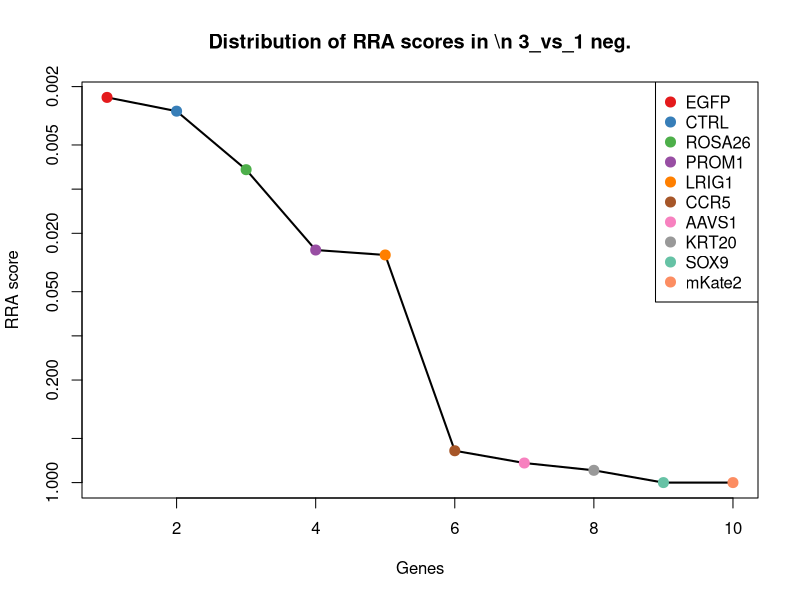
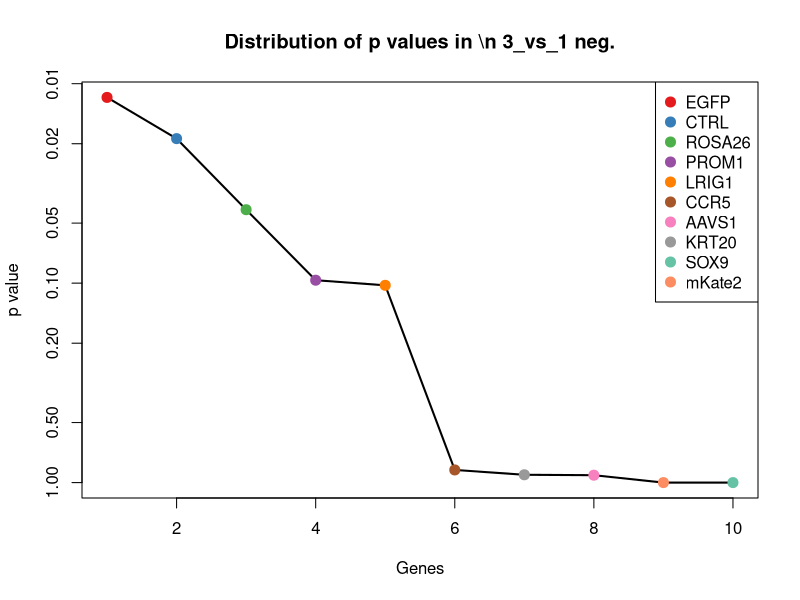
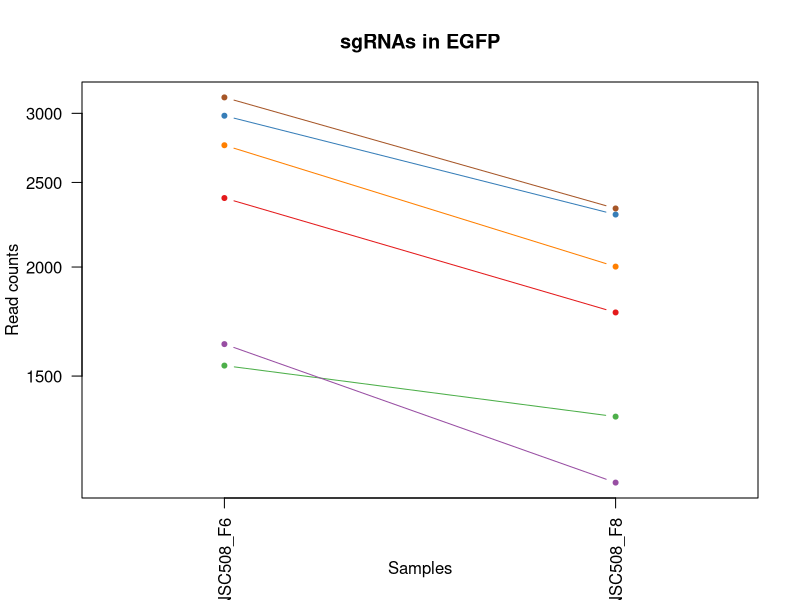
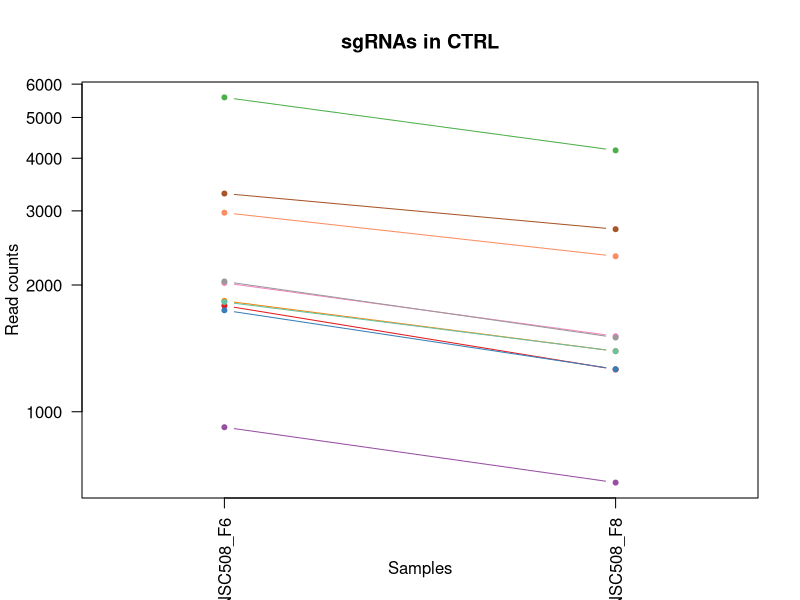
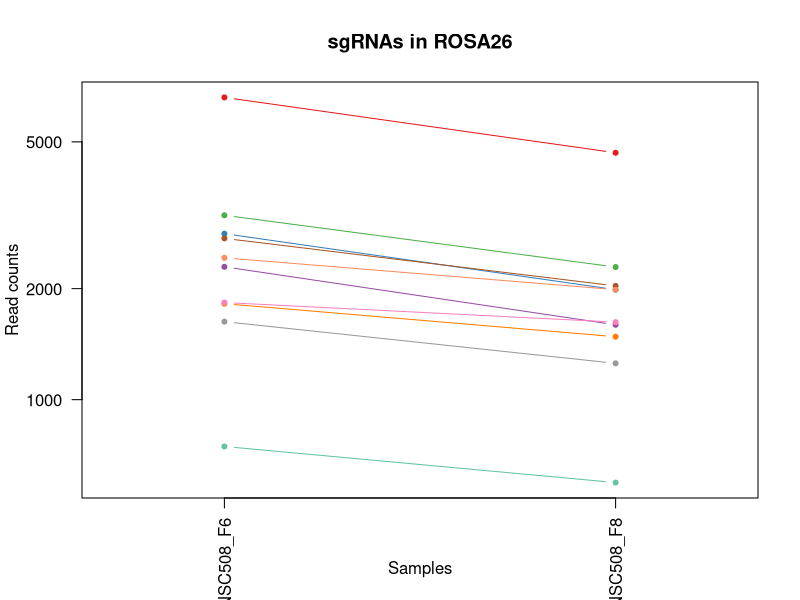
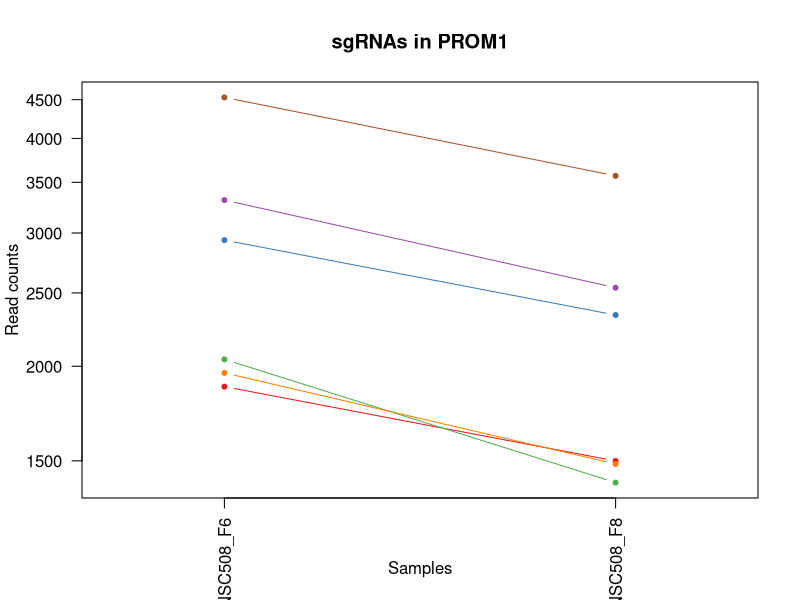
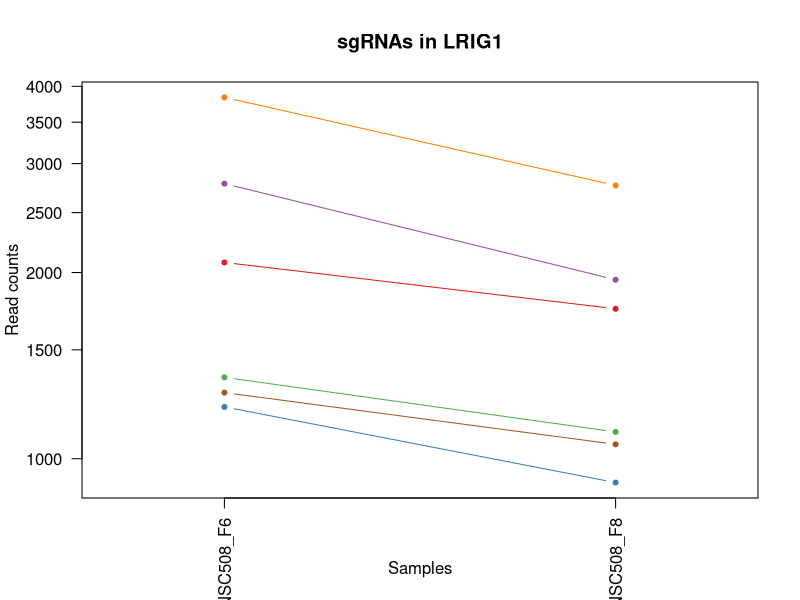
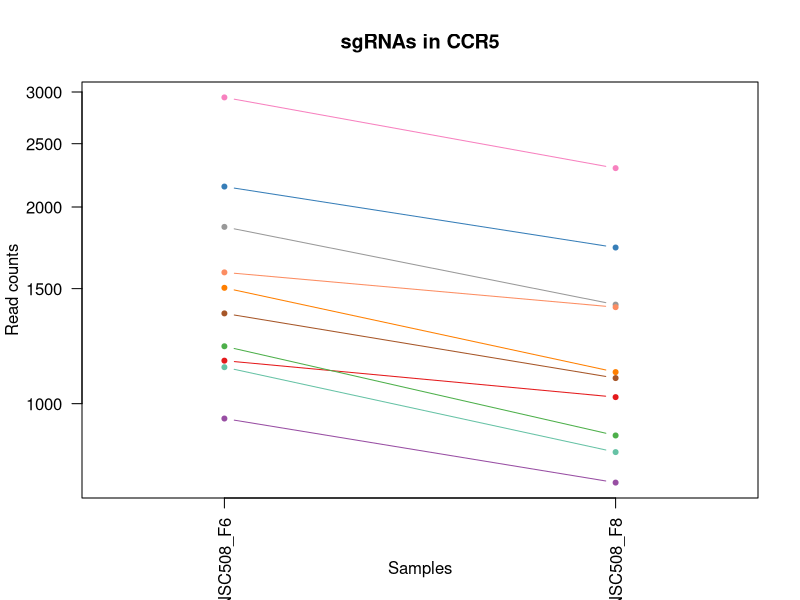

R code for these plots, in order: (Note: this script raises an error after producing the figures.)
pdf(file='S8B_c1_t3.pdf',width=4.5,height=4.5);
gstable=read.table('S8B_c1_t3.gene_summary.txt',header=T)
# 
#
# parameters
# Do not modify the variables beginning with "__"

# gstablename='__GENE_SUMMARY_FILE__'
startindex=3
# outputfile='__OUTPUT_FILE__'
targetgenelist=c("EGFP","CTRL","ROSA26","PROM1","LRIG1","CCR5","AAVS1","KRT20","SOX9","mKate2")
# samplelabel=sub('.\\w+.\\w+$','',colnames(gstable)[startindex]);
samplelabel='3_vs_1 neg.'


# You need to write some codes in front of this code:
# gstable=read.table(gstablename,header=T)
# pdf(file=outputfile,width=6,height=6)


# set up color using RColorBrewer
#library(RColorBrewer)
#colors <- brewer.pal(length(targetgenelist), "Set1")

colors=c( "#E41A1C", "#377EB8", "#4DAF4A", "#984EA3", "#FF7F00",  "#A65628", "#F781BF",
          "#999999", "#66C2A5", "#FC8D62", "#8DA0CB", "#E78AC3", "#A6D854", "#FFD92F", "#E5C494", "#B3B3B3", 
          "#8DD3C7", "#FFFFB3", "#BEBADA", "#FB8072", "#80B1D3", "#FDB462", "#B3DE69", "#FCCDE5",
          "#D9D9D9", "#BC80BD", "#CCEBC5", "#FFED6F")

######
# function definition

plotrankedvalues<-function(val, tglist, ...){
  
  plot(val,log='y',ylim=c(max(val),min(val)),type='l',lwd=2, ...)
  if(length(tglist)>0){
    for(i in 1:length(tglist)){
      targetgene=tglist[i];
      tx=which(names(val)==targetgene);ty=val[targetgene];
      points(tx,ty,col=colors[(i %% length(colors)) ],cex=2,pch=20)
      # text(tx+50,ty,targetgene,col=colors[i])
    }
    legend('topright',tglist,pch=20,pt.cex = 2,cex=1,col=colors)
  }
}



plotrandvalues<-function(val,targetgenelist, ...){
  # choose the one with the best distance distribution
  
  mindiffvalue=0;
  randval=val;
  for(i in 1:20){
    randval0=sample(val)
    vindex=sort(which(names(randval0) %in% targetgenelist))
    if(max(vindex)>0.9*length(val)){
      # print('pass...')
      next;
    }
    mindiffind=min(diff(vindex));
    if (mindiffind > mindiffvalue){
      mindiffvalue=mindiffind;
      randval=randval0;
      # print(paste('Diff: ',mindiffvalue))
    }
  }
  plot(randval,log='y',ylim=c(max(randval),min(randval)),pch=20,col='grey', ...)
  
  if(length(targetgenelist)>0){
    for(i in 1:length(targetgenelist)){
      targetgene=targetgenelist[i];
      tx=which(names(randval)==targetgene);ty=randval[targetgene];
      points(tx,ty,col=colors[(i %% length(colors)) ],cex=2,pch=20)
      text(tx+50,ty,targetgene,col=colors[i])
    }
  }
  
}




# set.seed(1235)



pvec=gstable[,startindex]
names(pvec)=gstable[,'id']
pvec=sort(pvec);

plotrankedvalues(pvec,targetgenelist,xlab='Genes',ylab='RRA score',main=paste('Distribution of RRA scores in \\n',samplelabel))

# plotrandvalues(pvec,targetgenelist,xlab='Genes',ylab='RRA score',main=paste('Distribution of RRA scores in \\n',samplelabel))


pvec=gstable[,startindex+1]
names(pvec)=gstable[,'id']
pvec=sort(pvec);

plotrankedvalues(pvec,targetgenelist,xlab='Genes',ylab='p value',main=paste('Distribution of p values in \\n',samplelabel))

# plotrandvalues(pvec,targetgenelist,xlab='Genes',ylab='p value',main=paste('Distribution of p values in \\n',samplelabel))



# you need to write after this code:
# dev.off()






# parameters
# Do not modify the variables beginning with "__"
targetmat=list(c(2398.1929030960996,1773.1510134170712),c(2980.003015681544,2295.9760430908846),c(1541.0872738238843,1346.8312123443066),c(1630.960380646026,1131.5503177727362),c(2756.7392976812757,2001.1578721997687),c(3127.584117410535,2333.0934387066727))
targetgene="EGFP"
collabel=c("S62_MNSC508_F6","S64_MNSC508_F8")

# set up color using RColorBrewer
#library(RColorBrewer)
#colors <- brewer.pal(length(targetgenelist), "Set1")

colors=c( "#E41A1C", "#377EB8", "#4DAF4A", "#984EA3", "#FF7F00",  "#A65628", "#F781BF",
          "#999999", "#66C2A5", "#FC8D62", "#8DA0CB", "#E78AC3", "#A6D854", "#FFD92F", "#E5C494", "#B3B3B3", 
          "#8DD3C7", "#FFFFB3", "#BEBADA", "#FB8072", "#80B1D3", "#FDB462", "#B3DE69", "#FCCDE5",
          "#D9D9D9", "#BC80BD", "#CCEBC5", "#FFED6F")


## code

targetmatvec=unlist(targetmat)+1
yrange=range(targetmatvec[targetmatvec>0]);
# yrange[1]=1; # set the minimum value to 1
for(i in 1:length(targetmat)){
  vali=targetmat[[i]]+1;
  if(i==1){
    plot(1:length(vali),vali,type='b',las=1,pch=20,main=paste('sgRNAs in',targetgene),ylab='Read counts',xlab='Samples',xlim=c(0.7,length(vali)+0.3),ylim = yrange,col=colors[(i %% length(colors))],xaxt='n',log='y')
    axis(1,at=1:length(vali),labels=(collabel),las=2)
    # lines(0:100,rep(1,101),col='black');
  }else{
    lines(1:length(vali),vali,type='b',pch=20,col=colors[(i %% length(colors))])
  }
}




# parameters
# Do not modify the variables beginning with "__"
targetmat=list(c(1785.1637112987535,1258.8099598840092),c(1740.7001742393782,1260.9309539191972),c(5578.754851896529,4175.17675826735),c(917.6517222892373,677.6575942425291),c(1832.4653464683017,1391.3720870832522),c(3296.9239713175175,2712.751371005304),c(2021.671887146495,1510.1477530537736),c(2037.7544431041415,1499.542782877834),c(1821.1129540276102,1391.3720870832522),c(2968.6506232408524,2339.4564208122365))
targetgene="CTRL"
collabel=c("S62_MNSC508_F6","S64_MNSC508_F8")

# set up color using RColorBrewer
#library(RColorBrewer)
#colors <- brewer.pal(length(targetgenelist), "Set1")

colors=c( "#E41A1C", "#377EB8", "#4DAF4A", "#984EA3", "#FF7F00",  "#A65628", "#F781BF",
          "#999999", "#66C2A5", "#FC8D62", "#8DA0CB", "#E78AC3", "#A6D854", "#FFD92F", "#E5C494", "#B3B3B3", 
          "#8DD3C7", "#FFFFB3", "#BEBADA", "#FB8072", "#80B1D3", "#FDB462", "#B3DE69", "#FCCDE5",
          "#D9D9D9", "#BC80BD", "#CCEBC5", "#FFED6F")


## code

targetmatvec=unlist(targetmat)+1
yrange=range(targetmatvec[targetmatvec>0]);
# yrange[1]=1; # set the minimum value to 1
for(i in 1:length(targetmat)){
  vali=targetmat[[i]]+1;
  if(i==1){
    plot(1:length(vali),vali,type='b',las=1,pch=20,main=paste('sgRNAs in',targetgene),ylab='Read counts',xlab='Samples',xlim=c(0.7,length(vali)+0.3),ylim = yrange,col=colors[(i %% length(colors))],xaxt='n',log='y')
    axis(1,at=1:length(vali),labels=(collabel),las=2)
    # lines(0:100,rep(1,101),col='black');
  }else{
    lines(1:length(vali),vali,type='b',pch=20,col=colors[(i %% length(colors))])
  }
}




# parameters
# Do not modify the variables beginning with "__"
targetmat=list(c(6597.632073448599,4669.368368466127),c(2817.2853906982978,1986.3109139534536),c(3160.6952620292186,2287.492066950133),c(2290.3451749095293,1594.9875144612888),c(1819.2208886208282,1480.4538365611431),c(2735.9265782066745,2032.972782727587),c(1832.4653464683017,1621.4999399011374),c(1626.2302171290712,1253.5074747960396),c(745.4737702720814,594.9388268702015),c(2422.7897533842647,1986.3109139534536))
targetgene="ROSA26"
collabel=c("S62_MNSC508_F6","S64_MNSC508_F8")

# set up color using RColorBrewer
#library(RColorBrewer)
#colors <- brewer.pal(length(targetgenelist), "Set1")

colors=c( "#E41A1C", "#377EB8", "#4DAF4A", "#984EA3", "#FF7F00",  "#A65628", "#F781BF",
          "#999999", "#66C2A5", "#FC8D62", "#8DA0CB", "#E78AC3", "#A6D854", "#FFD92F", "#E5C494", "#B3B3B3", 
          "#8DD3C7", "#FFFFB3", "#BEBADA", "#FB8072", "#80B1D3", "#FDB462", "#B3DE69", "#FCCDE5",
          "#D9D9D9", "#BC80BD", "#CCEBC5", "#FFED6F")


## code

targetmatvec=unlist(targetmat)+1
yrange=range(targetmatvec[targetmatvec>0]);
# yrange[1]=1; # set the minimum value to 1
for(i in 1:length(targetmat)){
  vali=targetmat[[i]]+1;
  if(i==1){
    plot(1:length(vali),vali,type='b',las=1,pch=20,main=paste('sgRNAs in',targetgene),ylab='Read counts',xlab='Samples',xlim=c(0.7,length(vali)+0.3),ylim = yrange,col=colors[(i %% length(colors))],xaxt='n',log='y')
    axis(1,at=1:length(vali),labels=(collabel),las=2)
    # lines(0:100,rep(1,101),col='black');
  }else{
    lines(1:length(vali),vali,type='b',pch=20,col=colors[(i %% length(colors))])
  }
}




# parameters
# Do not modify the variables beginning with "__"
targetmat=list(c(1878.8209489344592,1498.4822858602402),c(2934.5934459187774,2336.2749297594546),c(2041.5385739177054,1403.0375542767854),c(3314.898592681946,2538.8298601198976),c(1959.2337287226912,1484.695824631519),c(4530.550616539338,3568.5724642036153))
targetgene="PROM1"
collabel=c("S62_MNSC508_F6","S64_MNSC508_F8")

# set up color using RColorBrewer
#library(RColorBrewer)
#colors <- brewer.pal(length(targetgenelist), "Set1")

colors=c( "#E41A1C", "#377EB8", "#4DAF4A", "#984EA3", "#FF7F00",  "#A65628", "#F781BF",
          "#999999", "#66C2A5", "#FC8D62", "#8DA0CB", "#E78AC3", "#A6D854", "#FFD92F", "#E5C494", "#B3B3B3", 
          "#8DD3C7", "#FFFFB3", "#BEBADA", "#FB8072", "#80B1D3", "#FDB462", "#B3DE69", "#FCCDE5",
          "#D9D9D9", "#BC80BD", "#CCEBC5", "#FFED6F")


## code

targetmatvec=unlist(targetmat)+1
yrange=range(targetmatvec[targetmatvec>0]);
# yrange[1]=1; # set the minimum value to 1
for(i in 1:length(targetmat)){
  vali=targetmat[[i]]+1;
  if(i==1){
    plot(1:length(vali),vali,type='b',las=1,pch=20,main=paste('sgRNAs in',targetgene),ylab='Read counts',xlab='Samples',xlim=c(0.7,length(vali)+0.3),ylim = yrange,col=colors[(i %% length(colors))],xaxt='n',log='y')
    axis(1,at=1:length(vali),labels=(collabel),las=2)
    # lines(0:100,rep(1,101),col='black');
  }else{
    lines(1:length(vali),vali,type='b',pch=20,col=colors[(i %% length(colors))])
  }
}




# parameters
# Do not modify the variables beginning with "__"
targetmat=list(c(2075.5957512397804,1746.6385879772226),c(1211.867893043828,914.1484291659781),c(1352.8267658490818,1103.9773953152937),c(2783.228213376223,1946.0120272848837),c(3837.1086449537597,2764.715724867407),c(1278.0901822811954,1054.1340354883785))
targetgene="LRIG1"
collabel=c("S62_MNSC508_F6","S64_MNSC508_F8")

# set up color using RColorBrewer
#library(RColorBrewer)
#colors <- brewer.pal(length(targetgenelist), "Set1")

colors=c( "#E41A1C", "#377EB8", "#4DAF4A", "#984EA3", "#FF7F00",  "#A65628", "#F781BF",
          "#999999", "#66C2A5", "#FC8D62", "#8DA0CB", "#E78AC3", "#A6D854", "#FFD92F", "#E5C494", "#B3B3B3", 
          "#8DD3C7", "#FFFFB3", "#BEBADA", "#FB8072", "#80B1D3", "#FDB462", "#B3DE69", "#FCCDE5",
          "#D9D9D9", "#BC80BD", "#CCEBC5", "#FFED6F")


## code

targetmatvec=unlist(targetmat)+1
yrange=range(targetmatvec[targetmatvec>0]);
# yrange[1]=1; # set the minimum value to 1
for(i in 1:length(targetmat)){
  vali=targetmat[[i]]+1;
  if(i==1){
    plot(1:length(vali),vali,type='b',las=1,pch=20,main=paste('sgRNAs in',targetgene),ylab='Read counts',xlab='Samples',xlim=c(0.7,length(vali)+0.3),ylim = yrange,col=colors[(i %% length(colors))],xaxt='n',log='y')
    axis(1,at=1:length(vali),labels=(collabel),las=2)
    # lines(0:100,rep(1,101),col='black');
  }else{
    lines(1:length(vali),vali,type='b',pch=20,col=colors[(i %% length(colors))])
  }
}




# parameters
# Do not modify the variables beginning with "__"
targetmat=list(c(1162.6741924674977,1022.3191249605602),c(2148.4402694008845,1732.8521267485014),c(1223.2202854845195,892.9384888140993),c(947.9247687977482,756.1343735444807),c(1503.2459656882456,1116.703359526421),c(1373.6394853236832,1093.3724251393544),c(2942.1617075459053,2292.7945520381027),c(1863.6844256802037,1416.8240155055066),c(1136.1852767725507,842.03463196959),c(1587.4428762900416,1404.0980512943793))
targetgene="CCR5"
collabel=c("S62_MNSC508_F6","S64_MNSC508_F8")

# set up color using RColorBrewer
#library(RColorBrewer)
#colors <- brewer.pal(length(targetgenelist), "Set1")

colors=c( "#E41A1C", "#377EB8", "#4DAF4A", "#984EA3", "#FF7F00",  "#A65628", "#F781BF",
          "#999999", "#66C2A5", "#FC8D62", "#8DA0CB", "#E78AC3", "#A6D854", "#FFD92F", "#E5C494", "#B3B3B3", 
          "#8DD3C7", "#FFFFB3", "#BEBADA", "#FB8072", "#80B1D3", "#FDB462", "#B3DE69", "#FCCDE5",
          "#D9D9D9", "#BC80BD", "#CCEBC5", "#FFED6F")


## code

targetmatvec=unlist(targetmat)+1
yrange=range(targetmatvec[targetmatvec>0]);
# yrange[1]=1; # set the minimum value to 1
for(i in 1:length(targetmat)){
  vali=targetmat[[i]]+1;
  if(i==1){
    plot(1:length(vali),vali,type='b',las=1,pch=20,main=paste('sgRNAs in',targetgene),ylab='Read counts',xlab='Samples',xlim=c(0.7,length(vali)+0.3),ylim = yrange,col=colors[(i %% length(colors))],xaxt='n',log='y')
    axis(1,at=1:length(vali),labels=(collabel),las=2)
    # lines(0:100,rep(1,101),col='black');
  }else{
    lines(1:length(vali),vali,type='b',pch=20,col=colors[(i %% length(colors))])
  }
}




# parameters
# Do not modify the variables beginning with "__"
targetmat=list(c(2353.729366036724,1779.5139955226348),c(2160.738694544967,1649.0728623585799),c(1405.804597238976,1110.3403774208573),c(991.4422731537327,726.4404570518503),c(1613.9317919849886,1309.7138167285184),c(784.2611111111111,559.9424252896015),c(1186.3250100522719,944.9028426762025),c(2384.002412545235,1784.8164806106045),c(744.5277375686906,563.1239163423833),c(1045.3661372470178,785.8282900371111))
targetgene="AAVS1"
collabel=c("S62_MNSC508_F6","S64_MNSC508_F8")

# set up color using RColorBrewer
#library(RColorBrewer)
#colors <- brewer.pal(length(targetgenelist), "Set1")

colors=c( "#E41A1C", "#377EB8", "#4DAF4A", "#984EA3", "#FF7F00",  "#A65628", "#F781BF",
          "#999999", "#66C2A5", "#FC8D62", "#8DA0CB", "#E78AC3", "#A6D854", "#FFD92F", "#E5C494", "#B3B3B3", 
          "#8DD3C7", "#FFFFB3", "#BEBADA", "#FB8072", "#80B1D3", "#FDB462", "#B3DE69", "#FCCDE5",
          "#D9D9D9", "#BC80BD", "#CCEBC5", "#FFED6F")


## code

targetmatvec=unlist(targetmat)+1
yrange=range(targetmatvec[targetmatvec>0]);
# yrange[1]=1; # set the minimum value to 1
for(i in 1:length(targetmat)){
  vali=targetmat[[i]]+1;
  if(i==1){
    plot(1:length(vali),vali,type='b',las=1,pch=20,main=paste('sgRNAs in',targetgene),ylab='Read counts',xlab='Samples',xlim=c(0.7,length(vali)+0.3),ylim = yrange,col=colors[(i %% length(colors))],xaxt='n',log='y')
    axis(1,at=1:length(vali),labels=(collabel),las=2)
    # lines(0:100,rep(1,101),col='black');
  }else{
    lines(1:length(vali),vali,type='b',pch=20,col=colors[(i %% length(colors))])
  }
}




# parameters
# Do not modify the variables beginning with "__"
targetmat=list(c(1596.9032033239512,1353.19419444987),c(2244.935605146763,1874.9587271060896),c(1916.662257070098,1531.3576934056523),c(992.3883058571237,703.1095226647836),c(3032.980847071438,2385.0577925687758),c(1348.096602332127,1125.1873356671726))
targetgene="KRT20"
collabel=c("S62_MNSC508_F6","S64_MNSC508_F8")

# set up color using RColorBrewer
#library(RColorBrewer)
#colors <- brewer.pal(length(targetgenelist), "Set1")

colors=c( "#E41A1C", "#377EB8", "#4DAF4A", "#984EA3", "#FF7F00",  "#A65628", "#F781BF",
          "#999999", "#66C2A5", "#FC8D62", "#8DA0CB", "#E78AC3", "#A6D854", "#FFD92F", "#E5C494", "#B3B3B3", 
          "#8DD3C7", "#FFFFB3", "#BEBADA", "#FB8072", "#80B1D3", "#FDB462", "#B3DE69", "#FCCDE5",
          "#D9D9D9", "#BC80BD", "#CCEBC5", "#FFED6F")


## code

targetmatvec=unlist(targetmat)+1
yrange=range(targetmatvec[targetmatvec>0]);
# yrange[1]=1; # set the minimum value to 1
for(i in 1:length(targetmat)){
  vali=targetmat[[i]]+1;
  if(i==1){
    plot(1:length(vali),vali,type='b',las=1,pch=20,main=paste('sgRNAs in',targetgene),ylab='Read counts',xlab='Samples',xlim=c(0.7,length(vali)+0.3),ylim = yrange,col=colors[(i %% length(colors))],xaxt='n',log='y')
    axis(1,at=1:length(vali),labels=(collabel),las=2)
    # lines(0:100,rep(1,101),col='black');
  }else{
    lines(1:length(vali),vali,type='b',pch=20,col=colors[(i %% length(colors))])
  }
}




# parameters
# Do not modify the variables beginning with "__"
targetmat=list(c(598.8387012464817,1929.0440750033806),c(336.787642407184,1524.9947113000887),c(455.0417303310548,905.6644530252265),c(376.5210159496046,1092.3119281217603),c(486.2608095429567,1977.826937812702),c(1778.5414823750168,2345.8194029178))
targetgene="SOX9"
collabel=c("S62_MNSC508_F6","S64_MNSC508_F8")

# set up color using RColorBrewer
#library(RColorBrewer)
#colors <- brewer.pal(length(targetgenelist), "Set1")

colors=c( "#E41A1C", "#377EB8", "#4DAF4A", "#984EA3", "#FF7F00",  "#A65628", "#F781BF",
          "#999999", "#66C2A5", "#FC8D62", "#8DA0CB", "#E78AC3", "#A6D854", "#FFD92F", "#E5C494", "#B3B3B3", 
          "#8DD3C7", "#FFFFB3", "#BEBADA", "#FB8072", "#80B1D3", "#FDB462", "#B3DE69", "#FCCDE5",
          "#D9D9D9", "#BC80BD", "#CCEBC5", "#FFED6F")


## code

targetmatvec=unlist(targetmat)+1
yrange=range(targetmatvec[targetmatvec>0]);
# yrange[1]=1; # set the minimum value to 1
for(i in 1:length(targetmat)){
  vali=targetmat[[i]]+1;
  if(i==1){
    plot(1:length(vali),vali,type='b',las=1,pch=20,main=paste('sgRNAs in',targetgene),ylab='Read counts',xlab='Samples',xlim=c(0.7,length(vali)+0.3),ylim = yrange,col=colors[(i %% length(colors))],xaxt='n',log='y')
    axis(1,at=1:length(vali),labels=(collabel),las=2)
    # lines(0:100,rep(1,101),col='black');
  }else{
    lines(1:length(vali),vali,type='b',pch=20,col=colors[(i %% length(colors))])
  }
}




# parameters
# Do not modify the variables beginning with "__"
targetmat=list(c(98.3874011526605,4087.155505807053),c(159.8795268730733,5305.666579022492),c(144.74300361881785,4701.183278993945),c(859.9437273823884,2696.843915741395),c(215.69545637314033,3835.8177126372884),c(283.8098110172899,7041.7001968237755))
targetgene="mKate2"
collabel=c("S62_MNSC508_F6","S64_MNSC508_F8")

# set up color using RColorBrewer
#library(RColorBrewer)
#colors <- brewer.pal(length(targetgenelist), "Set1")

colors=c( "#E41A1C", "#377EB8", "#4DAF4A", "#984EA3", "#FF7F00",  "#A65628", "#F781BF",
          "#999999", "#66C2A5", "#FC8D62", "#8DA0CB", "#E78AC3", "#A6D854", "#FFD92F", "#E5C494", "#B3B3B3", 
          "#8DD3C7", "#FFFFB3", "#BEBADA", "#FB8072", "#80B1D3", "#FDB462", "#B3DE69", "#FCCDE5",
          "#D9D9D9", "#BC80BD", "#CCEBC5", "#FFED6F")


## code

targetmatvec=unlist(targetmat)+1
yrange=range(targetmatvec[targetmatvec>0]);
# yrange[1]=1; # set the minimum value to 1
for(i in 1:length(targetmat)){
  vali=targetmat[[i]]+1;
  if(i==1){
    plot(1:length(vali),vali,type='b',las=1,pch=20,main=paste('sgRNAs in',targetgene),ylab='Read counts',xlab='Samples',xlim=c(0.7,length(vali)+0.3),ylim = yrange,col=colors[(i %% length(colors))],xaxt='n',log='y')
    axis(1,at=1:length(vali),labels=(collabel),las=2)
    # lines(0:100,rep(1,101),col='black');
  }else{
    lines(1:length(vali),vali,type='b',pch=20,col=colors[(i %% length(colors))])
  }
}



# 
#
# parameters
# Do not modify the variables beginning with "__"

# gstablename='__GENE_SUMMARY_FILE__'
startindex=9
# outputfile='__OUTPUT_FILE__'
targetgenelist=c("mKate2","SOX9","EGFP","KRT20","LRIG1","CCR5","ROSA26","AAVS1","PROM1","CTRL")
# samplelabel=sub('.\\w+.\\w+$','',colnames(gstable)[startindex]);
samplelabel='3_vs_1 pos.'


# You need to write some codes in front of this code:
# gstable=read.table(gstablename,header=T)
# pdf(file=outputfile,width=6,height=6)


# set up color using RColorBrewer
#library(RColorBrewer)
#colors <- brewer.pal(length(targetgenelist), "Set1")

colors=c( "#E41A1C", "#377EB8", "#4DAF4A", "#984EA3", "#FF7F00",  "#A65628", "#F781BF",
          "#999999", "#66C2A5", "#FC8D62", "#8DA0CB", "#E78AC3", "#A6D854", "#FFD92F", "#E5C494", "#B3B3B3", 
          "#8DD3C7", "#FFFFB3", "#BEBADA", "#FB8072", "#80B1D3", "#FDB462", "#B3DE69", "#FCCDE5",
          "#D9D9D9", "#BC80BD", "#CCEBC5", "#FFED6F")

######
# function definition

plotrankedvalues<-function(val, tglist, ...){
  
  plot(val,log='y',ylim=c(max(val),min(val)),type='l',lwd=2, ...)
  if(length(tglist)>0){
    for(i in 1:length(tglist)){
      targetgene=tglist[i];
      tx=which(names(val)==targetgene);ty=val[targetgene];
      points(tx,ty,col=colors[(i %% length(colors)) ],cex=2,pch=20)
      # text(tx+50,ty,targetgene,col=colors[i])
    }
    legend('topright',tglist,pch=20,pt.cex = 2,cex=1,col=colors)
  }
}



plotrandvalues<-function(val,targetgenelist, ...){
  # choose the one with the best distance distribution
  
  mindiffvalue=0;
  randval=val;
  for(i in 1:20){
    randval0=sample(val)
    vindex=sort(which(names(randval0) %in% targetgenelist))
    if(max(vindex)>0.9*length(val)){
      # print('pass...')
      next;
    }
    mindiffind=min(diff(vindex));
    if (mindiffind > mindiffvalue){
      mindiffvalue=mindiffind;
      randval=randval0;
      # print(paste('Diff: ',mindiffvalue))
    }
  }
  plot(randval,log='y',ylim=c(max(randval),min(randval)),pch=20,col='grey', ...)
  
  if(length(targetgenelist)>0){
    for(i in 1:length(targetgenelist)){
      targetgene=targetgenelist[i];
      tx=which(names(randval)==targetgene);ty=randval[targetgene];
      points(tx,ty,col=colors[(i %% length(colors)) ],cex=2,pch=20)
      text(tx+50,ty,targetgene,col=colors[i])
    }
  }
  
}




# set.seed(1235)



pvec=gstable[,startindex]
names(pvec)=gstable[,'id']
pvec=sort(pvec);

plotrankedvalues(pvec,targetgenelist,xlab='Genes',ylab='RRA score',main=paste('Distribution of RRA scores in \\n',samplelabel))

# plotrandvalues(pvec,targetgenelist,xlab='Genes',ylab='RRA score',main=paste('Distribution of RRA scores in \\n',samplelabel))


pvec=gstable[,startindex+1]
names(pvec)=gstable[,'id']
pvec=sort(pvec);

plotrankedvalues(pvec,targetgenelist,xlab='Genes',ylab='p value',main=paste('Distribution of p values in \\n',samplelabel))

# plotrandvalues(pvec,targetgenelist,xlab='Genes',ylab='p value',main=paste('Distribution of p values in \\n',samplelabel))



# you need to write after this code:
# dev.off()






# parameters
# Do not modify the variables beginning with "__"
targetmat=list(c(98.3874011526605,4087.155505807053),c(159.8795268730733,5305.666579022492),c(144.74300361881785,4701.183278993945),c(859.9437273823884,2696.843915741395),c(215.69545637314033,3835.8177126372884),c(283.8098110172899,7041.7001968237755))
targetgene="mKate2"
collabel=c("S62_MNSC508_F6","S64_MNSC508_F8")

# set up color using RColorBrewer
#library(RColorBrewer)
#colors <- brewer.pal(length(targetgenelist), "Set1")

colors=c( "#E41A1C", "#377EB8", "#4DAF4A", "#984EA3", "#FF7F00",  "#A65628", "#F781BF",
          "#999999", "#66C2A5", "#FC8D62", "#8DA0CB", "#E78AC3", "#A6D854", "#FFD92F", "#E5C494", "#B3B3B3", 
          "#8DD3C7", "#FFFFB3", "#BEBADA", "#FB8072", "#80B1D3", "#FDB462", "#B3DE69", "#FCCDE5",
          "#D9D9D9", "#BC80BD", "#CCEBC5", "#FFED6F")


## code

targetmatvec=unlist(targetmat)+1
yrange=range(targetmatvec[targetmatvec>0]);
# yrange[1]=1; # set the minimum value to 1
for(i in 1:length(targetmat)){
  vali=targetmat[[i]]+1;
  if(i==1){
    plot(1:length(vali),vali,type='b',las=1,pch=20,main=paste('sgRNAs in',targetgene),ylab='Read counts',xlab='Samples',xlim=c(0.7,length(vali)+0.3),ylim = yrange,col=colors[(i %% length(colors))],xaxt='n',log='y')
    axis(1,at=1:length(vali),labels=(collabel),las=2)
    # lines(0:100,rep(1,101),col='black');
  }else{
    lines(1:length(vali),vali,type='b',pch=20,col=colors[(i %% length(colors))])
  }
}




# parameters
# Do not modify the variables beginning with "__"
targetmat=list(c(598.8387012464817,1929.0440750033806),c(336.787642407184,1524.9947113000887),c(455.0417303310548,905.6644530252265),c(376.5210159496046,1092.3119281217603),c(486.2608095429567,1977.826937812702),c(1778.5414823750168,2345.8194029178))
targetgene="SOX9"
collabel=c("S62_MNSC508_F6","S64_MNSC508_F8")

# set up color using RColorBrewer
#library(RColorBrewer)
#colors <- brewer.pal(length(targetgenelist), "Set1")

colors=c( "#E41A1C", "#377EB8", "#4DAF4A", "#984EA3", "#FF7F00",  "#A65628", "#F781BF",
          "#999999", "#66C2A5", "#FC8D62", "#8DA0CB", "#E78AC3", "#A6D854", "#FFD92F", "#E5C494", "#B3B3B3", 
          "#8DD3C7", "#FFFFB3", "#BEBADA", "#FB8072", "#80B1D3", "#FDB462", "#B3DE69", "#FCCDE5",
          "#D9D9D9", "#BC80BD", "#CCEBC5", "#FFED6F")


## code

targetmatvec=unlist(targetmat)+1
yrange=range(targetmatvec[targetmatvec>0]);
# yrange[1]=1; # set the minimum value to 1
for(i in 1:length(targetmat)){
  vali=targetmat[[i]]+1;
  if(i==1){
    plot(1:length(vali),vali,type='b',las=1,pch=20,main=paste('sgRNAs in',targetgene),ylab='Read counts',xlab='Samples',xlim=c(0.7,length(vali)+0.3),ylim = yrange,col=colors[(i %% length(colors))],xaxt='n',log='y')
    axis(1,at=1:length(vali),labels=(collabel),las=2)
    # lines(0:100,rep(1,101),col='black');
  }else{
    lines(1:length(vali),vali,type='b',pch=20,col=colors[(i %% length(colors))])
  }
}




# parameters
# Do not modify the variables beginning with "__"
targetmat=list(c(2398.1929030960996,1773.1510134170712),c(2980.003015681544,2295.9760430908846),c(1541.0872738238843,1346.8312123443066),c(1630.960380646026,1131.5503177727362),c(2756.7392976812757,2001.1578721997687),c(3127.584117410535,2333.0934387066727))
targetgene="EGFP"
collabel=c("S62_MNSC508_F6","S64_MNSC508_F8")

# set up color using RColorBrewer
#library(RColorBrewer)
#colors <- brewer.pal(length(targetgenelist), "Set1")

colors=c( "#E41A1C", "#377EB8", "#4DAF4A", "#984EA3", "#FF7F00",  "#A65628", "#F781BF",
          "#999999", "#66C2A5", "#FC8D62", "#8DA0CB", "#E78AC3", "#A6D854", "#FFD92F", "#E5C494", "#B3B3B3", 
          "#8DD3C7", "#FFFFB3", "#BEBADA", "#FB8072", "#80B1D3", "#FDB462", "#B3DE69", "#FCCDE5",
          "#D9D9D9", "#BC80BD", "#CCEBC5", "#FFED6F")


## code

targetmatvec=unlist(targetmat)+1
yrange=range(targetmatvec[targetmatvec>0]);
# yrange[1]=1; # set the minimum value to 1
for(i in 1:length(targetmat)){
  vali=targetmat[[i]]+1;
  if(i==1){
    plot(1:length(vali),vali,type='b',las=1,pch=20,main=paste('sgRNAs in',targetgene),ylab='Read counts',xlab='Samples',xlim=c(0.7,length(vali)+0.3),ylim = yrange,col=colors[(i %% length(colors))],xaxt='n',log='y')
    axis(1,at=1:length(vali),labels=(collabel),las=2)
    # lines(0:100,rep(1,101),col='black');
  }else{
    lines(1:length(vali),vali,type='b',pch=20,col=colors[(i %% length(colors))])
  }
}




# parameters
# Do not modify the variables beginning with "__"
targetmat=list(c(1596.9032033239512,1353.19419444987),c(2244.935605146763,1874.9587271060896),c(1916.662257070098,1531.3576934056523),c(992.3883058571237,703.1095226647836),c(3032.980847071438,2385.0577925687758),c(1348.096602332127,1125.1873356671726))
targetgene="KRT20"
collabel=c("S62_MNSC508_F6","S64_MNSC508_F8")

# set up color using RColorBrewer
#library(RColorBrewer)
#colors <- brewer.pal(length(targetgenelist), "Set1")

colors=c( "#E41A1C", "#377EB8", "#4DAF4A", "#984EA3", "#FF7F00",  "#A65628", "#F781BF",
          "#999999", "#66C2A5", "#FC8D62", "#8DA0CB", "#E78AC3", "#A6D854", "#FFD92F", "#E5C494", "#B3B3B3", 
          "#8DD3C7", "#FFFFB3", "#BEBADA", "#FB8072", "#80B1D3", "#FDB462", "#B3DE69", "#FCCDE5",
          "#D9D9D9", "#BC80BD", "#CCEBC5", "#FFED6F")


## code

targetmatvec=unlist(targetmat)+1
yrange=range(targetmatvec[targetmatvec>0]);
# yrange[1]=1; # set the minimum value to 1
for(i in 1:length(targetmat)){
  vali=targetmat[[i]]+1;
  if(i==1){
    plot(1:length(vali),vali,type='b',las=1,pch=20,main=paste('sgRNAs in',targetgene),ylab='Read counts',xlab='Samples',xlim=c(0.7,length(vali)+0.3),ylim = yrange,col=colors[(i %% length(colors))],xaxt='n',log='y')
    axis(1,at=1:length(vali),labels=(collabel),las=2)
    # lines(0:100,rep(1,101),col='black');
  }else{
    lines(1:length(vali),vali,type='b',pch=20,col=colors[(i %% length(colors))])
  }
}




# parameters
# Do not modify the variables beginning with "__"
targetmat=list(c(2075.5957512397804,1746.6385879772226),c(1211.867893043828,914.1484291659781),c(1352.8267658490818,1103.9773953152937),c(2783.228213376223,1946.0120272848837),c(3837.1086449537597,2764.715724867407),c(1278.0901822811954,1054.1340354883785))
targetgene="LRIG1"
collabel=c("S62_MNSC508_F6","S64_MNSC508_F8")

# set up color using RColorBrewer
#library(RColorBrewer)
#colors <- brewer.pal(length(targetgenelist), "Set1")

colors=c( "#E41A1C", "#377EB8", "#4DAF4A", "#984EA3", "#FF7F00",  "#A65628", "#F781BF",
          "#999999", "#66C2A5", "#FC8D62", "#8DA0CB", "#E78AC3", "#A6D854", "#FFD92F", "#E5C494", "#B3B3B3", 
          "#8DD3C7", "#FFFFB3", "#BEBADA", "#FB8072", "#80B1D3", "#FDB462", "#B3DE69", "#FCCDE5",
          "#D9D9D9", "#BC80BD", "#CCEBC5", "#FFED6F")


## code

targetmatvec=unlist(targetmat)+1
yrange=range(targetmatvec[targetmatvec>0]);
# yrange[1]=1; # set the minimum value to 1
for(i in 1:length(targetmat)){
  vali=targetmat[[i]]+1;
  if(i==1){
    plot(1:length(vali),vali,type='b',las=1,pch=20,main=paste('sgRNAs in',targetgene),ylab='Read counts',xlab='Samples',xlim=c(0.7,length(vali)+0.3),ylim = yrange,col=colors[(i %% length(colors))],xaxt='n',log='y')
    axis(1,at=1:length(vali),labels=(collabel),las=2)
    # lines(0:100,rep(1,101),col='black');
  }else{
    lines(1:length(vali),vali,type='b',pch=20,col=colors[(i %% length(colors))])
  }
}




# parameters
# Do not modify the variables beginning with "__"
targetmat=list(c(1162.6741924674977,1022.3191249605602),c(2148.4402694008845,1732.8521267485014),c(1223.2202854845195,892.9384888140993),c(947.9247687977482,756.1343735444807),c(1503.2459656882456,1116.703359526421),c(1373.6394853236832,1093.3724251393544),c(2942.1617075459053,2292.7945520381027),c(1863.6844256802037,1416.8240155055066),c(1136.1852767725507,842.03463196959),c(1587.4428762900416,1404.0980512943793))
targetgene="CCR5"
collabel=c("S62_MNSC508_F6","S64_MNSC508_F8")

# set up color using RColorBrewer
#library(RColorBrewer)
#colors <- brewer.pal(length(targetgenelist), "Set1")

colors=c( "#E41A1C", "#377EB8", "#4DAF4A", "#984EA3", "#FF7F00",  "#A65628", "#F781BF",
          "#999999", "#66C2A5", "#FC8D62", "#8DA0CB", "#E78AC3", "#A6D854", "#FFD92F", "#E5C494", "#B3B3B3", 
          "#8DD3C7", "#FFFFB3", "#BEBADA", "#FB8072", "#80B1D3", "#FDB462", "#B3DE69", "#FCCDE5",
          "#D9D9D9", "#BC80BD", "#CCEBC5", "#FFED6F")


## code

targetmatvec=unlist(targetmat)+1
yrange=range(targetmatvec[targetmatvec>0]);
# yrange[1]=1; # set the minimum value to 1
for(i in 1:length(targetmat)){
  vali=targetmat[[i]]+1;
  if(i==1){
    plot(1:length(vali),vali,type='b',las=1,pch=20,main=paste('sgRNAs in',targetgene),ylab='Read counts',xlab='Samples',xlim=c(0.7,length(vali)+0.3),ylim = yrange,col=colors[(i %% length(colors))],xaxt='n',log='y')
    axis(1,at=1:length(vali),labels=(collabel),las=2)
    # lines(0:100,rep(1,101),col='black');
  }else{
    lines(1:length(vali),vali,type='b',pch=20,col=colors[(i %% length(colors))])
  }
}




# parameters
# Do not modify the variables beginning with "__"
targetmat=list(c(6597.632073448599,4669.368368466127),c(2817.2853906982978,1986.3109139534536),c(3160.6952620292186,2287.492066950133),c(2290.3451749095293,1594.9875144612888),c(1819.2208886208282,1480.4538365611431),c(2735.9265782066745,2032.972782727587),c(1832.4653464683017,1621.4999399011374),c(1626.2302171290712,1253.5074747960396),c(745.4737702720814,594.9388268702015),c(2422.7897533842647,1986.3109139534536))
targetgene="ROSA26"
collabel=c("S62_MNSC508_F6","S64_MNSC508_F8")

# set up color using RColorBrewer
#library(RColorBrewer)
#colors <- brewer.pal(length(targetgenelist), "Set1")

colors=c( "#E41A1C", "#377EB8", "#4DAF4A", "#984EA3", "#FF7F00",  "#A65628", "#F781BF",
          "#999999", "#66C2A5", "#FC8D62", "#8DA0CB", "#E78AC3", "#A6D854", "#FFD92F", "#E5C494", "#B3B3B3", 
          "#8DD3C7", "#FFFFB3", "#BEBADA", "#FB8072", "#80B1D3", "#FDB462", "#B3DE69", "#FCCDE5",
          "#D9D9D9", "#BC80BD", "#CCEBC5", "#FFED6F")


## code

targetmatvec=unlist(targetmat)+1
yrange=range(targetmatvec[targetmatvec>0]);
# yrange[1]=1; # set the minimum value to 1
for(i in 1:length(targetmat)){
  vali=targetmat[[i]]+1;
  if(i==1){
    plot(1:length(vali),vali,type='b',las=1,pch=20,main=paste('sgRNAs in',targetgene),ylab='Read counts',xlab='Samples',xlim=c(0.7,length(vali)+0.3),ylim = yrange,col=colors[(i %% length(colors))],xaxt='n',log='y')
    axis(1,at=1:length(vali),labels=(collabel),las=2)
    # lines(0:100,rep(1,101),col='black');
  }else{
    lines(1:length(vali),vali,type='b',pch=20,col=colors[(i %% length(colors))])
  }
}




# parameters
# Do not modify the variables beginning with "__"
targetmat=list(c(2353.729366036724,1779.5139955226348),c(2160.738694544967,1649.0728623585799),c(1405.804597238976,1110.3403774208573),c(991.4422731537327,726.4404570518503),c(1613.9317919849886,1309.7138167285184),c(784.2611111111111,559.9424252896015),c(1186.3250100522719,944.9028426762025),c(2384.002412545235,1784.8164806106045),c(744.5277375686906,563.1239163423833),c(1045.3661372470178,785.8282900371111))
targetgene="AAVS1"
collabel=c("S62_MNSC508_F6","S64_MNSC508_F8")

# set up color using RColorBrewer
#library(RColorBrewer)
#colors <- brewer.pal(length(targetgenelist), "Set1")

colors=c( "#E41A1C", "#377EB8", "#4DAF4A", "#984EA3", "#FF7F00",  "#A65628", "#F781BF",
          "#999999", "#66C2A5", "#FC8D62", "#8DA0CB", "#E78AC3", "#A6D854", "#FFD92F", "#E5C494", "#B3B3B3", 
          "#8DD3C7", "#FFFFB3", "#BEBADA", "#FB8072", "#80B1D3", "#FDB462", "#B3DE69", "#FCCDE5",
          "#D9D9D9", "#BC80BD", "#CCEBC5", "#FFED6F")


## code

targetmatvec=unlist(targetmat)+1
yrange=range(targetmatvec[targetmatvec>0]);
# yrange[1]=1; # set the minimum value to 1
for(i in 1:length(targetmat)){
  vali=targetmat[[i]]+1;
  if(i==1){
    plot(1:length(vali),vali,type='b',las=1,pch=20,main=paste('sgRNAs in',targetgene),ylab='Read counts',xlab='Samples',xlim=c(0.7,length(vali)+0.3),ylim = yrange,col=colors[(i %% length(colors))],xaxt='n',log='y')
    axis(1,at=1:length(vali),labels=(collabel),las=2)
    # lines(0:100,rep(1,101),col='black');
  }else{
    lines(1:length(vali),vali,type='b',pch=20,col=colors[(i %% length(colors))])
  }
}




# parameters
# Do not modify the variables beginning with "__"
targetmat=list(c(1878.8209489344592,1498.4822858602402),c(2934.5934459187774,2336.2749297594546),c(2041.5385739177054,1403.0375542767854),c(3314.898592681946,2538.8298601198976),c(1959.2337287226912,1484.695824631519),c(4530.550616539338,3568.5724642036153))
targetgene="PROM1"
collabel=c("S62_MNSC508_F6","S64_MNSC508_F8")

# set up color using RColorBrewer
#library(RColorBrewer)
#colors <- brewer.pal(length(targetgenelist), "Set1")

colors=c( "#E41A1C", "#377EB8", "#4DAF4A", "#984EA3", "#FF7F00",  "#A65628", "#F781BF",
          "#999999", "#66C2A5", "#FC8D62", "#8DA0CB", "#E78AC3", "#A6D854", "#FFD92F", "#E5C494", "#B3B3B3", 
          "#8DD3C7", "#FFFFB3", "#BEBADA", "#FB8072", "#80B1D3", "#FDB462", "#B3DE69", "#FCCDE5",
          "#D9D9D9", "#BC80BD", "#CCEBC5", "#FFED6F")


## code

targetmatvec=unlist(targetmat)+1
yrange=range(targetmatvec[targetmatvec>0]);
# yrange[1]=1; # set the minimum value to 1
for(i in 1:length(targetmat)){
  vali=targetmat[[i]]+1;
  if(i==1){
    plot(1:length(vali),vali,type='b',las=1,pch=20,main=paste('sgRNAs in',targetgene),ylab='Read counts',xlab='Samples',xlim=c(0.7,length(vali)+0.3),ylim = yrange,col=colors[(i %% length(colors))],xaxt='n',log='y')
    axis(1,at=1:length(vali),labels=(collabel),las=2)
    # lines(0:100,rep(1,101),col='black');
  }else{
    lines(1:length(vali),vali,type='b',pch=20,col=colors[(i %% length(colors))])
  }
}




# parameters
# Do not modify the variables beginning with "__"
targetmat=list(c(1785.1637112987535,1258.8099598840092),c(1740.7001742393782,1260.9309539191972),c(5578.754851896529,4175.17675826735),c(917.6517222892373,677.6575942425291),c(1832.4653464683017,1391.3720870832522),c(3296.9239713175175,2712.751371005304),c(2021.671887146495,1510.1477530537736),c(2037.7544431041415,1499.542782877834),c(1821.1129540276102,1391.3720870832522),c(2968.6506232408524,2339.4564208122365))
targetgene="CTRL"
collabel=c("S62_MNSC508_F6","S64_MNSC508_F8")

# set up color using RColorBrewer
#library(RColorBrewer)
#colors <- brewer.pal(length(targetgenelist), "Set1")

colors=c( "#E41A1C", "#377EB8", "#4DAF4A", "#984EA3", "#FF7F00",  "#A65628", "#F781BF",
          "#999999", "#66C2A5", "#FC8D62", "#8DA0CB", "#E78AC3", "#A6D854", "#FFD92F", "#E5C494", "#B3B3B3", 
          "#8DD3C7", "#FFFFB3", "#BEBADA", "#FB8072", "#80B1D3", "#FDB462", "#B3DE69", "#FCCDE5",
          "#D9D9D9", "#BC80BD", "#CCEBC5", "#FFED6F")


## code

targetmatvec=unlist(targetmat)+1
yrange=range(targetmatvec[targetmatvec>0]);
# yrange[1]=1; # set the minimum value to 1
for(i in 1:length(targetmat)){
  vali=targetmat[[i]]+1;
  if(i==1){
    plot(1:length(vali),vali,type='b',las=1,pch=20,main=paste('sgRNAs in',targetgene),ylab='Read counts',xlab='Samples',xlim=c(0.7,length(vali)+0.3),ylim = yrange,col=colors[(i %% length(colors))],xaxt='n',log='y')
    axis(1,at=1:length(vali),labels=(collabel),las=2)
    # lines(0:100,rep(1,101),col='black');
  }else{
    lines(1:length(vali),vali,type='b',pch=20,col=colors[(i %% length(colors))])
  }
}



dev.off()
Sweave("S8B_c1_t3_summary.Rnw");
library(tools);

texi2dvi("S8B_c1_t3_summary.tex",pdf=TRUE);
